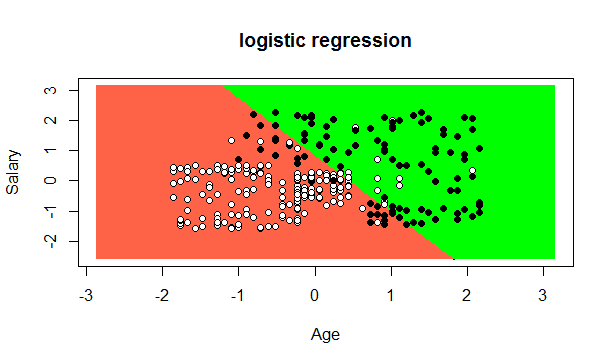

Source code (R):
dataset=read.csv('Social_Network_Ads.csv')
dataset=dataset[,3:5]
#data splittibg
library(caTools)
set.seed(123)
split=sample.split(dataset$Purchased,SplitRatio =0.75)
training_set=subset(dataset,split==TRUE)
test_set=subset(dataset,split==FALSE)
#feature scaling
training_set[,1:2]=scale(training_set[,1:2])
test_set[,1:2]=scale(test_set[,1:2])
#fitting logistic regression
classifier=glm(formula = Purchased ~., family = binomial, data=training_set)
#predicting test set result
prob_pred=predict(classifier,type='response',newdata=test_set[-3])
y_pred=ifelse(prob_pred>0.5,1,0)
#confusion matrix
cm=table(test_set[,3],y_pred)
library(ElemStatLearn)
set=training_set
X1=seq(min(set[,1])-1,max(set[,1])+1,by=0.01)
X2=seq(min(set[,2])-1,max(set[,1])+1,by=0.01)
grid_set=expand.grid(X1,X2)
colnames(grid_set)=c('Age','EstimatedSalary')
prob_set=predict(classifier,type='response',newdata=grid_set)
y_grid=ifelse(prob_set>0.5,1,0)
plot(set[,-3],main='logistic regression',xlab='Age',ylab='Salary',xlim=range(X1),ylim=range(X2))
contour(X1,X2,matrix(as.numeric(y_grid),length(X1),length(X2)),add=TRUE)
points(grid_set,pch='.',col=ifelse(y_grid==1,'green','tomato'))
points(set,pch=21,bg=ifelse(set[,3]==1,'black','white'))
#test set graph
library(ElemStatLearn)
set=test_set
X1=seq(min(set[,1])-1,max(set[,1])+1,by=0.01)
X2=seq(min(set[,2])-1,max(set[,1])+1,by=0.01)
grid_set=expand.grid(X1,X2)
colnames(grid_set)=c('Age','EstimatedSalary')
prob_set=predict(classifier,type='response',newdata=grid_set)
y_grid=ifelse(prob_set>0.5,1,0)
plot(set[,-3],main='logistic regression',xlab='Age',ylab='Salary',xlim=range(X1),ylim=range(X2))
contour(X1,X2,matrix(as.numeric(y_grid),length(X1),length(X2)),add=TRUE)
points(grid_set,pch='.',col=ifelse(y_grid==1,'green','tomato'))
points(set,pch=21,bg=ifelse(set[,3]==1,'black','white'))
